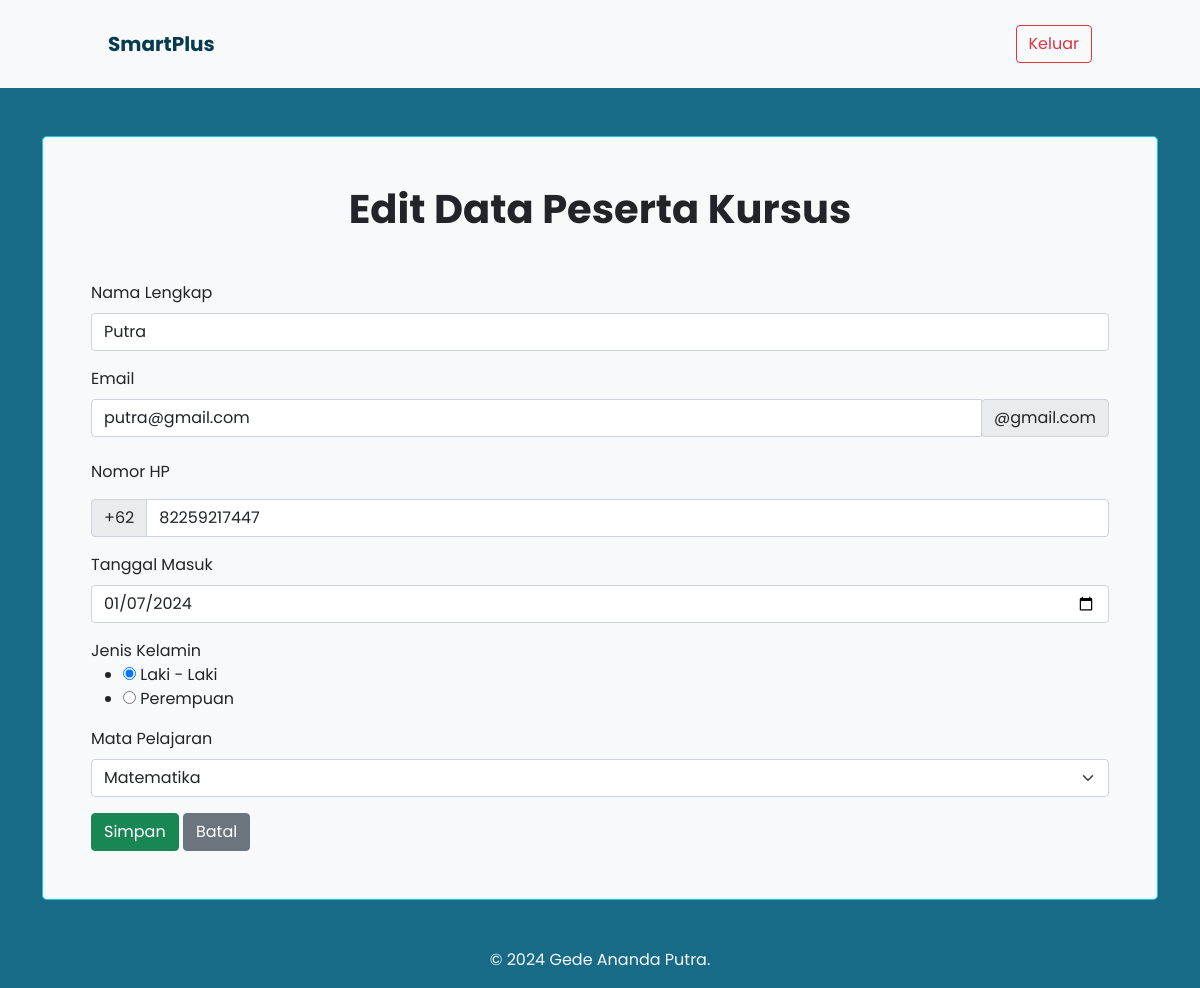
Page /course/edit/3 (signed in) on the committed database.
### models.py (models this page shows)
class Course(db.Model):
    id = db.Column(db.Integer, primary_key=True)
    name = db.Column(db.String(100), nullable=False)
    email = db.Column(db.String(120), nullable=False)
    phone_number = db.Column(db.Integer, nullable=False)
    registration_date = db.Column(db.Date)
    gender = db.Column(db.String(10))
    subject = db.Column(db.String(100))

### app.py (the view, shortened to what this page needs)
@app.route("/course/edit/<int:id>", methods=["GET", "POST"])
@login_required
def course_edit(id):
    course = Course.query.get(id)
    form = CourseForm(obj=course)
    return render_template("course_form.html", form=form, action="Edit")

### app.py
class CourseForm(FlaskForm):
    name = StringField("Nama Lengkap", validators=[DataRequired()])
    email = StringField("Email", validators=[DataRequired(), Email()])
    phone_number = IntegerField("Nomor HP", validators=[DataRequired()])
    registration_date = DateField("Tanggal Masuk")
    gender = RadioField(
        "Jenis Kelamin",
        choices=[("Laki - Laki", "Laki - Laki"), ("Perempuan", "Perempuan")],
        validators=[DataRequired()],
    )
    subject = SelectField(
        "Mata Pelajaran",
        choices=[
            ("Matematika", "Matematika"),
            ("Biologi", "Biologi"),
            ("Kimia", "Kimia"),
            ("Fisika", "Fisika"),
            ("Ekonomi", "Ekonomi"),
            ("Geografi", "Geografi"),
            ("Sosiologi", "Sosiologi"),
            ("Sejarah", "Sejarah"),
            ("Bahasa Inggris", "Bahasa Inggris"),
        ],
        validators=[DataRequired()],
    )
    submit = SubmitField("Simpan")

### app.py (called while the page is built)
@login_manager.user_loader
def load_user(user_id):
    return User.query.get(int(user_id))

### templates/course_form.html (shortened to what this page needs)
{% extends 'base.html' %} {% block content %}
<div class="container border border-info p-5 m-5 rounded-3 mx-auto bg-light">
  <form method="post">
    <h1 class="text-center mb-5"><strong>{{ action }} Data Peserta Kursus</strong></h1>
    <div class="mb-3">{{ form.name.label(class="form-label") }} {{ form.name(class="form-control") }}</div>
    <div>{{ form.email.label(class="form-label") }}</div>
    <div class="input-group mb-3">
      {{ form.email(class="form-control") }}
      <div><span class="input-group-text" id="basic-addon2">@gmail.com</span></div>
    </div>
    <div class="mb-3 row">
      <label for="{{ form.phone_number.id }}" class="col-sm-2 col-form-label">{{ form.phone_number.label(class="form-label") }}</label>
      <div class="col-sm-10 input-group">
        <span class="input-group-text" id="basic-addon2">+62</span>
        {{ form.phone_number(class="form-control") }}
      </div>
    </div>
    <div class="mb-3">{{ form.registration_date.label(class="form-label") }} {{ form.registration_date(class="form-control") }}</div>
    <div class="mb-3">
      <div>{{ form.gender.label(class="form-check-label") }}</div>
      <div>{{ form.gender(class="form-check-label") }}</div>
    </div>
    <div class="mb-3">{{ form.subject.label(class="form-label") }} {{ form.subject(class="form-select") }}</div>
    <button type="submit" class="btn btn-success">Simpan</button>
    <a href="{{ url_for('menu') }}" class="btn btn-secondary">Batal</a>
  </form>
</div>
{% endblock %}

### templates/base.html (style rules this page uses)
body { font-family: "Poppins", sans-serif; background-color: #176b87; }
a { color: #053b50; }

### rows in the picture
Course: name "Putra", email "putra@gmail.com", phone_number "82259217447", registration_date "01/07/2024", gender "☑ Laki - Laki ☐ Perempuan", subject "Matematika"

### other values in the picture
{{ action }} "Edit"
